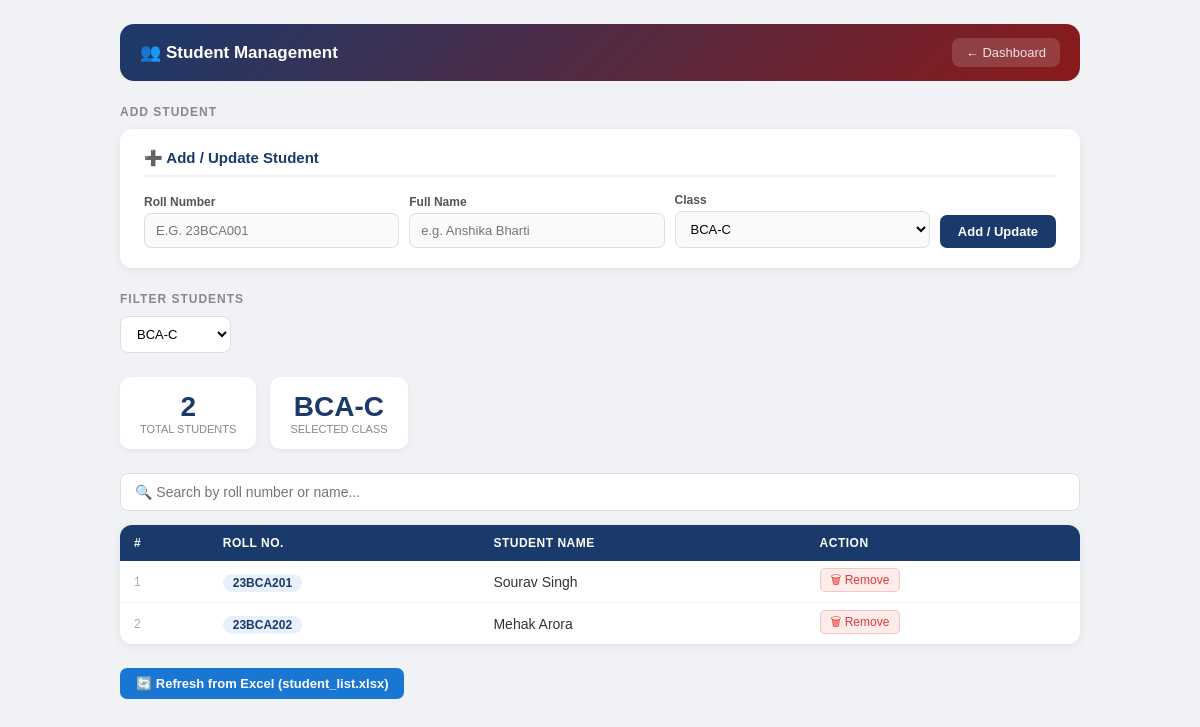
Page /students?class_id=4 (signed in) on the committed database.
### tables this page shows
CREATE TABLE classes (
            id INTEGER PRIMARY KEY AUTOINCREMENT,
            name TEXT UNIQUE NOT NULL,
            department TEXT,
            incharge_id INTEGER
        );

CREATE TABLE users (
            id INTEGER PRIMARY KEY AUTOINCREMENT,
            username TEXT UNIQUE NOT NULL,
            password TEXT NOT NULL,
            role TEXT NOT NULL CHECK(role IN ('coordinator','incharge','teacher')),
            full_name TEXT,
            class_id INTEGER,
            created_at TEXT DEFAULT (datetime('now'))
        );

CREATE TABLE students (
            roll TEXT PRIMARY KEY,
            name TEXT,
            class_id INTEGER
        );

### qr_attendance_project.py (the view)
@app.route("/students")
def show_students():
    redir = require_login()
    if redir: return redir
    user    = current_user()
    classes = get_all_classes()
    class_id = request.args.get("class_id")
    if class_id:
        class_id = int(class_id)
        students = get_students_by_class(class_id)
    elif user["role"] == "coordinator":
        students = get_all_students()
        class_id = None
    else:
        class_id = user.get("class_id")
        students = get_students_by_class(class_id) if class_id else []
    return render_template("students.html",
        user=user,
        students=students,
        classes=classes,
        selected_class_id=class_id
    )

### database_logic.py (called while the page is built)
def get_db():
    conn = sqlite3.connect(DB)
    conn.execute("PRAGMA journal_mode=WAL")   # better concurrent reads
    conn.execute("PRAGMA foreign_keys=ON")
    return conn

def get_all_classes():
    conn = get_db()
    c = conn.cursor()
    c.execute("""
        SELECT cl.id, cl.name, cl.department, u.full_name
        FROM classes cl
        LEFT JOIN users u ON cl.incharge_id = u.id
        ORDER BY cl.name
    """)
    rows = c.fetchall()
    conn.close()
    return rows

def get_students_by_class(class_id):
    conn = get_db()
    c = conn.cursor()
    c.execute("SELECT roll, name, class_id FROM students WHERE class_id = ? ORDER BY roll",
              (class_id,))
    rows = c.fetchall()
    conn.close()
    return rows

### qr_attendance_project.py (called while the page is built)
def current_user():
    return session.get("user_data")

def require_login():
    if not current_user():
        return redirect(url_for("login"))
    return None

### templates/students.html (shortened to what this page needs)
<!DOCTYPE html>
<html lang="en">
<head>
</head>
<body>
<div class="topbar">
    <h1>👥 Student Management</h1>
    <a href="/dashboard">← Dashboard</a>
</div>
{% if user.role in ['coordinator', 'incharge'] %}
<div class="section">
    <div class="section-title">Add Student</div>
    <div class="panel">
        <h3>➕ Add / Update Student</h3>
        <form action="/add_student" method="POST">
            <div class="form-row">
                <div class="form-group">
                    <label>Roll Number</label>
                    <input type="text" name="roll" placeholder="e.g. 23BCA001"
                           style="text-transform:uppercase;" required>
                </div>
                <div class="form-group">
                    <label>Full Name</label>
                    <input type="text" name="name" placeholder="e.g. Anshika Bharti" required>
                </div>
                <div class="form-group">
                    <label>Class</label>
                    <select name="class_id" required>
                        {% for cls in classes %}
                        <option value="{{ cls[0] }}"
                            {% if selected_class_id and cls[0] == selected_class_id %}selected{% endif %}>
                            {{ cls[1] }}
                        </option>
                        {% endfor %}
                    </select>
                </div>
                <button type="submit" class="btn-submit">Add / Update</button>
            </div>
        </form>
    </div>
</div>
{% endif %}
<div class="section">
    <div class="section-title">Filter Students</div>
    <div class="filter-bar">
        <form method="GET" action="/students" style="display:flex;gap:10px;flex-wrap:wrap;align-items:center;">
            <select name="class_id" onchange="this.form.submit()">
                {% for cls in classes %}
                <option value="{{ cls[0] }}"
                    {% if selected_class_id and cls[0] == selected_class_id %}selected{% endif %}>
                    {{ cls[1] }}
                </option>
                {% endfor %}
            </select>
        </form>
    </div>
</div>
<div class="section">
    <div class="stats-row">
        <div class="stat-card">
            <div class="num">{{ students|length }}</div>
            <div class="lbl">Total Students</div>
        </div>
        {% if selected_class_id %}
        <div class="stat-card">
            <div class="num">
                {% for cls in classes %}{% if cls[0] == selected_class_id %}{{ cls[1] }}{% endif %}{% endfor %}
            </div>
            <div class="lbl">Selected Class</div>
        </div>
        {% endif %}
    </div>
</div>
<div class="section">
    <div class="search-wrap">
        <input type="text" id="searchInput"
               placeholder="🔍 Search by roll number or name..."
               onkeyup="filterTable()">
    </div>
    <div class="table-wrap">
        {% if students %}
        <table id="studentTable">
            <thead>
                <tr>
                    <th>#</th>
                    <th>Roll No.</th>
                    <th>Student Name</th>
                    {% if user.role in ['coordinator', 'incharge'] %}<th>Action</th>{% endif %}
                </tr>
            </thead>
            <tbody>
                {% for s in students %}
                <tr>
                    <td style="color:#aaa;font-size:12px;">{{ loop.index }}</td>
                    <td><span class="roll-badge">{{ s[0] }}</span></td>
                    <td>{{ s[1] or '—' }}</td>
                    {% if user.role in ['coordinator', 'incharge'] %}
                    <td>
                        <a href="/delete_student/{{ s[0] }}?class_id={{ selected_class_id or '' }}"
                           class="del-link"
                           onclick="return confirm('Delete student {{ s[0] }} — {{ s[1] }}?')">
                            🗑 Remove
                        </a>
                    </td>
                    {% endif %}
                </tr>
                {% endfor %}
            </tbody>
        </table>
        {% endif %}
    </div>
</div>
{% if user.role in ['coordinator', 'incharge'] %}
<div class="section">
    <a class="btn btn-blue"
       href="/refresh_students{% if selected_class_id %}?class_id={{ selected_class_id }}{% endif %}">
        🔄 Refresh from Excel (student_list.xlsx)
    </a>
</div>
{% endif %}
</body>
</html>

### templates/students.html (style rules this page uses)
* { box-sizing: border-box; margin: 0; padding: 0; }
body { font-family: Arial, sans-serif; background: #f0f2f5; padding: 24px 16px; min-height: 100vh; }
.topbar { max-width: 960px; margin: 0 auto 24px; background: linear-gradient(135deg, #1a3a6b, #8b1a1a); border-radius: 14px; padding: 14px 20px; display: flex; justify-content: space-between; align-items: center; }
.topbar h1 { color: white; font-size: 17px; }
.topbar a { color: rgba(255,255,255,0.85); text-decoration: none; font-size: 13px; padding: 7px 14px; background: rgba(255,255,255,0.15); border-radius: 8px; }
.section { max-width: 960px; margin: 0 auto 24px; }
.section-title { font-size: 12px; font-weight: bold; color: #888; text-transform: uppercase; letter-spacing: 1px; margin-bottom: 10px; }
.panel { background: white; border-radius: 12px; padding: 20px 24px; box-shadow: 0 2px 8px rgba(0,0,0,0.07); }
.panel h3 { font-size: 15px; color: #1a3a6b; margin-bottom: 16px; border-bottom: 2px solid #f0f2f5; padding-bottom: 8px; }
.filter-bar { display: flex; gap: 10px; flex-wrap: wrap; margin-bottom: 20px; align-items: center; }
.filter-bar select, .filter-bar input { padding: 9px 12px; border: 1px solid #ddd; border-radius: 8px; font-size: 13px; background: white; }
.form-row { display: flex; gap: 10px; flex-wrap: wrap; align-items: flex-end; }
.form-group { display: flex; flex-direction: column; gap: 4px; flex: 1; min-width: 130px; }
.form-group label { font-size: 12px; color: #555; font-weight: bold; }
.form-group input, .form-group select { padding: 9px 11px; border: 1px solid #ddd; border-radius: 7px; font-size: 13px; background: #fafafa; }
.btn-submit { padding: 9px 18px; border: none; border-radius: 7px; background: #1a3a6b; color: white; font-size: 13px; font-weight: bold; cursor: pointer; white-space: nowrap; }
.stats-row { display: flex; gap: 14px; flex-wrap: wrap; margin-bottom: 20px; }
.stat-card { background: white; border-radius: 10px; padding: 14px 20px; text-align: center; box-shadow: 0 2px 6px rgba(0,0,0,0.06); min-width: 120px; }
.stat-card .num { font-size: 28px; font-weight: 900; color: #1a3a6b; }
.stat-card .lbl { font-size: 11px; color: #888; text-transform: uppercase; }
.search-wrap { margin-bottom: 14px; }
.search-wrap input { width: 100%; padding: 10px 14px; border: 1px solid #ddd; border-radius: 8px; font-size: 14px; background: white; }
.table-wrap { background: white; border-radius: 12px; box-shadow: 0 2px 8px rgba(0,0,0,0.07); overflow: hidden; }
table { width: 100%; border-collapse: collapse; font-size: 14px; }
thead { background: #1a3a6b; }
th { padding: 11px 14px; text-align: left; color: white; font-size: 12px; text-transform: uppercase; letter-spacing: 0.5px; }
td { padding: 10px 14px; border-bottom: 1px solid #f0f0f0; color: #333; }
tr:last-child td { border-bottom: none; }
.roll-badge { font-weight: bold; color: #1a3a6b; background: #e8f0fb; padding: 2px 10px; border-radius: 20px; font-size: 12px; }
.del-link { color: #e53935; font-size: 12px; text-decoration: none; padding: 4px 10px; border-radius: 5px; border: 1px solid #f5c6c6; background: #fdecea; }
.btn { padding: 8px 16px; border-radius: 7px; font-size: 13px; font-weight: bold; text-decoration: none; border: none; cursor: pointer; display: inline-block; margin-right: 6px; }
.btn-blue { background: #1976d2; color: white; }

### rows in the picture
classes: class_id "BCA-C"
users: name "BCA-C"
students: roll "23BCA201", name "Sourav Singh"
students: roll "23BCA202", name "Mehak Arora"

### other values in the picture
{{ students|length }} "2"
